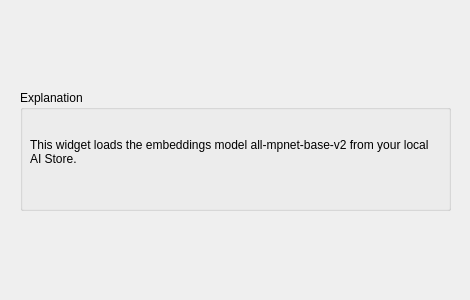
<?xml version="1.0" encoding="UTF-8"?>
<ui version="4.0">
 <class>Form</class>
 <widget class="QWidget" name="Form">
  <property name="geometry">
   <rect>
    <x>0</x>
    <y>0</y>
    <width>470</width>
    <height>300</height>
   </rect>
  </property>
  <property name="windowTitle">
   <string>Form</string>
  </property>
  <widget class="QGroupBox" name="groupBox">
   <property name="geometry">
    <rect>
     <x>20</x>
     <y>90</y>
     <width>431</width>
     <height>121</height>
    </rect>
   </property>
   <property name="title">
    <string>Explanation</string>
   </property>
   <widget class="QLabel" name="Description">
    <property name="geometry">
     <rect>
      <x>10</x>
      <y>36</y>
      <width>411</width>
      <height>51</height>
     </rect>
    </property>
    <property name="text">
     <string>This widget loads the embeddings model all-mpnet-base-v2 from your local AI Store.</string>
    </property>
    <property name="textFormat">
     <enum>Qt::AutoText</enum>
    </property>
    <property name="alignment">
     <set>Qt::AlignLeading|Qt::AlignLeft|Qt::AlignVCenter</set>
    </property>
    <property name="wordWrap">
     <bool>true</bool>
    </property>
   </widget>
  </widget>
 </widget>
 <resources/>
 <connections/>
</ui>
